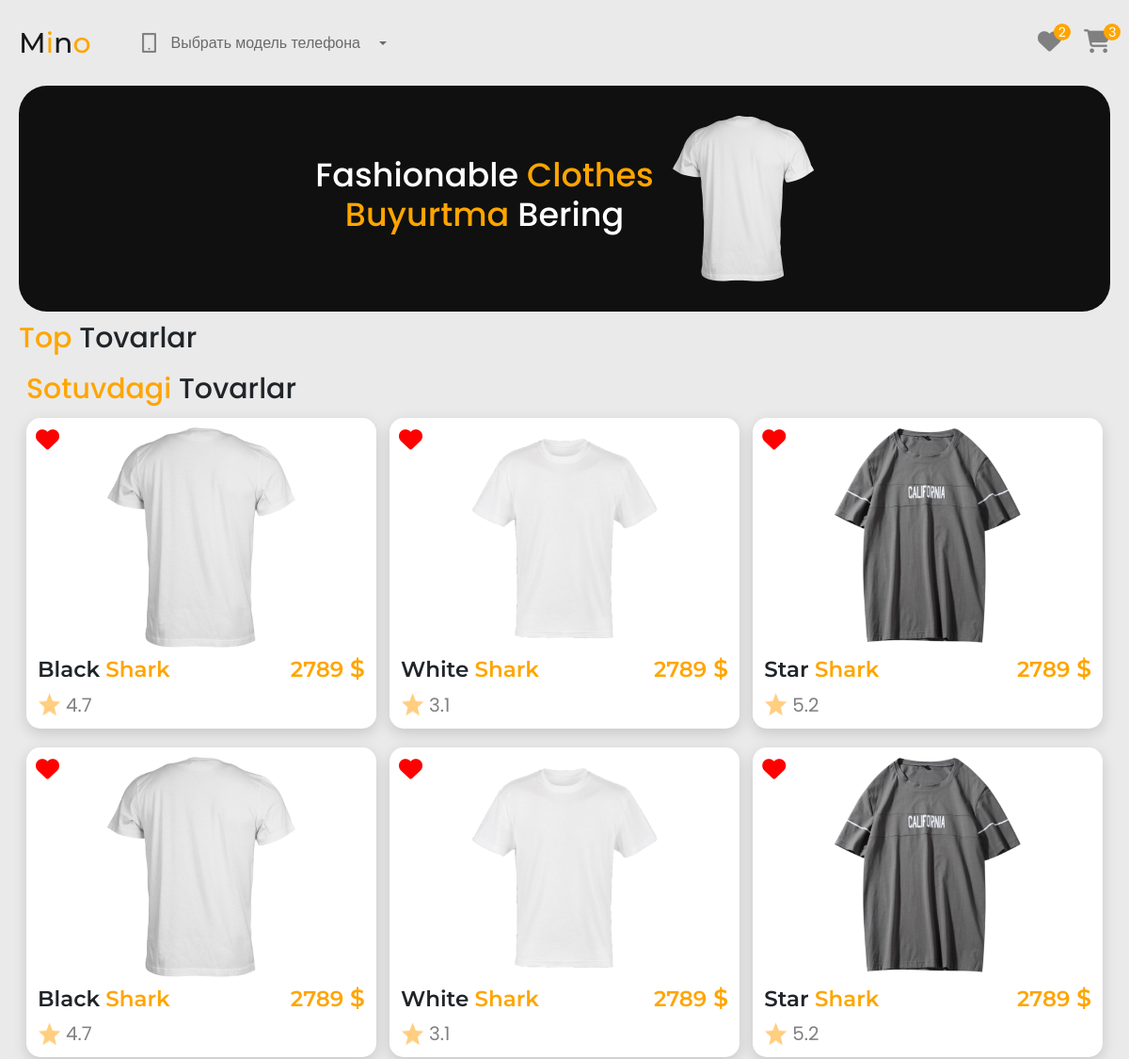
Before: / (upper part) with the older database file.
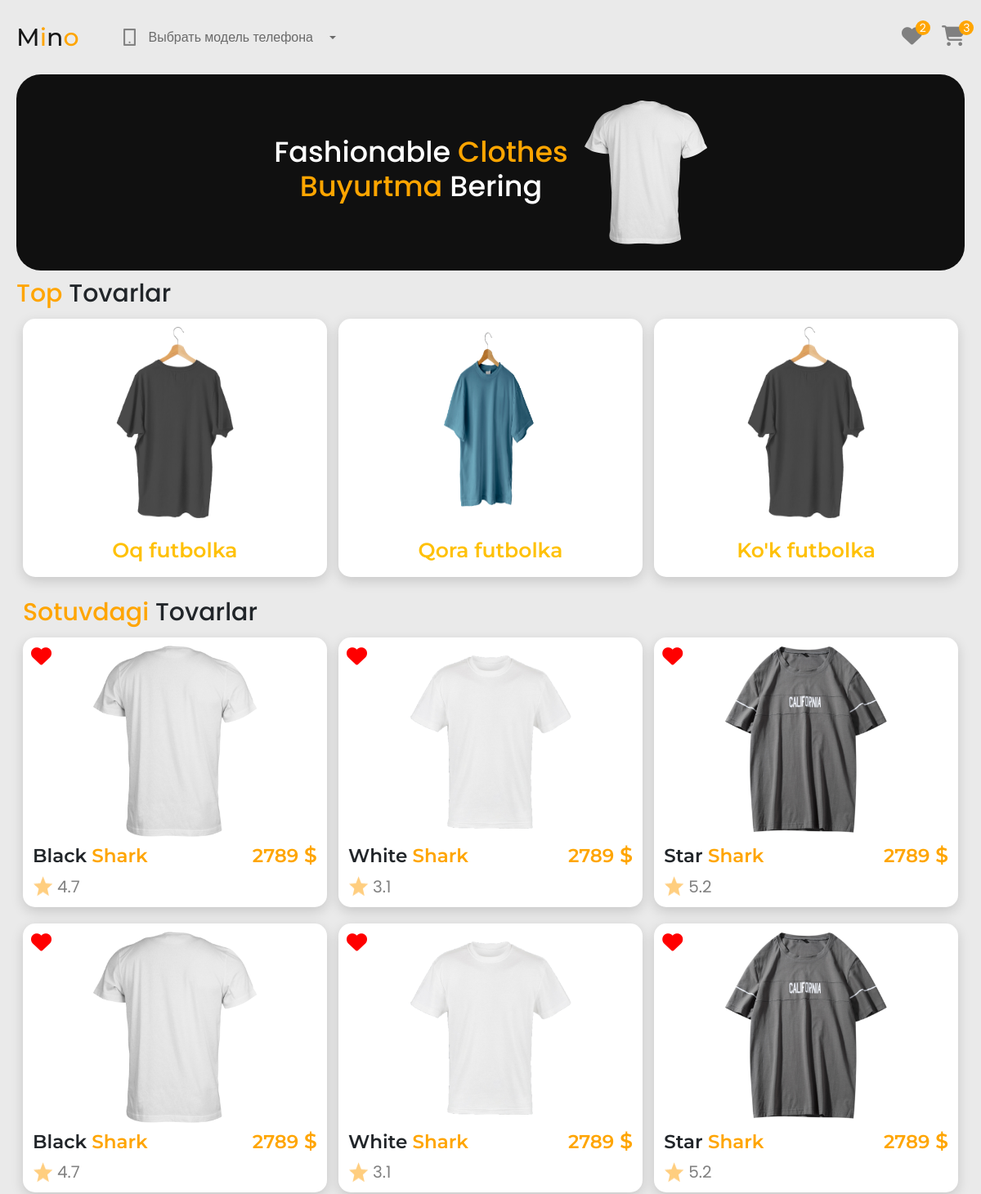
After: the same page with the newer database file.
### main/models.py (models this page shows, shortened)
class Product(models.Model):
    name = models.CharField(max_length=100)
    slug = models.SlugField(max_length=100, unique=True)
    category = models.ForeignKey(
        Category, on_delete=models.PROTECT, related_name='products')
    description = models.TextField()
    image1 = models.ImageField(upload_to='products/%Y/%m/%d')
    image2 = models.ImageField(upload_to='products/%Y/%m/%d', blank=True)
    image3 = models.ImageField(upload_to='products/%Y/%m/%d', blank=True)
    price = models.PositiveIntegerField(default=0)
    in_stock = models.BooleanField(default=True)
    count = models.PositiveIntegerField(default=1)
    def get_absolute_url(self):
        return reverse("main:detail", kwargs={"p_slug": self.slug})

### main/views.py (the view)
# urls.py: path("", views.homePageView, name='home'),
def homePageView(request):
    products = Product.objects.all()
    return render(request, "index.html", {"products": products})

### templates/index.html (shortened to what this page needs)
{% extends 'base.html' %}
{% load static %}
{% block content %}
<section>
    <div class="wrapper">
        <div class="banner_wr">
            <div class="goods">
                <h1 class="heading">Fashionable <span class="oranged">Clothes </span><br> <span class="oranged">Buyurtma</span> Bering</h1>
                <img class="widthed" src="image/115-1151600_all-blacks-mens-dan-carter-white-t-shirt.png" alt="clothes-image">
            </div>
        </div>
    </div>
</section>
<section>
    <div class="wrapper">
        <div class="card_wr_st">
            <h2 class="about-heading"> <span class="oranged">Top</span> Tovarlar</h2>
            <div class="row justify-content-between leasure-pad felx-wrap">
                {% for product in products|slice:'3' %}
                <div class="card-bx limited-width">
                    <a href="{{product.get_absolute_url}}">
                        <img class="card-widthed" src="{{product.image1.url}}" alt="T-shirt"></a>
                    <br>
                    <h1 class="cards-title">
                        <span class="oranged">
                           <a class='text-decoration-none text-warning' href="{{product.get_absolute_url}}">{{product.name}}</a>  </span>
                    </h1>
                </div>
                {% endfor %}
            </div>
            <h2 class="about-heading ms-2"> <span class="oranged">Sotuvdagi</span> Tovarlar</h2>
            <div class="row justify-content-between leasure-pad flex-wrap">
                <div class=" card-bx limited-width">
                    <a class="floated-left" href="#"><i class="fa-solid fa-heart"></i></a>
                    <a href="detail.html"><img class="card-widthed" src="image/115-1151600_all-blacks-mens-dan-carter-white-t-shirt.png" alt="T-shirt"></a>
                    <div class="d-flex align-items-center justify-content-between w-100">
                        <div>
                            <h3 class="title">Black <span class="oranged">Shark</span></h3>
                        </div>
                        <a class="oranged-price" href="#"><span class="sized">2789</span> $</a>
                    </div>
                    <a href="#" class="star"><img class="star-widthed" src="image/Vector (4).png" alt="star"> 4.7</a>
                </div>
                <div class=" card-bx limited-width">
                    <a class="floated-left" href="#"><i class="fa-solid fa-heart"></i></a>
                    <a href="detail.html"> <img class="card-widthed" src="image/891cdd_2bd0cbaf31b743cba9e51728d62a0a3f_mv2 copy.png" alt="T-shirt"></a>
                    <div class="d-flex align-items-center justify-content-between w-100">
                        <div>
                            <h3 class="title">White <span class="oranged">Shark</span></h3>
                        </div>
                        <a class="oranged-price" href="#"><span class="sized">2789</span> $</a>
                    </div>
                    <a href="#" class="star"><img class="star-widthed" src="image/Vector (4).png" alt="star"> 3.1</a>
                </div>
                <div class=" card-bx limited-width">
                    <a class="floated-left" href="#"><i class="fa-solid fa-heart"></i></a>
                    <a href="detail.html"><img class="card-widthed" src="image/—Pngtree—men's t-shirt_5613702 2.png" alt="T-shirt"></a>
                    <div class="d-flex align-items-center justify-content-between w-100">
                        <div>
                            <h3 class="title">Star <span class="oranged">Shark</span></h3>
                        </div>
                        <a class="oranged-price" href="#"><span class="sized">2789</span> $</a>
                    </div>
                    <a href="#" class="star"> <img class="star-widthed" src="image/Vector (4).png" alt="star"> 5.2</a>
                </div>
                <div class=" card-bx limited-width">
                    <a class="floated-left" href="#"><i class="fa-solid fa-heart"></i></a>
                    <a href="detail.html"><img class="card-widthed" src="image/115-1151600_all-blacks-mens-dan-carter-white-t-shirt.png" alt="T-shirt"></a>
                    <div class="d-flex align-items-center justify-content-between w-100 ">
                        <div>
                            <h3 class="title">Black <span class="oranged">Shark</span></h3>
                        </div>
                        <a class="oranged-price" href="#"><span class="sized">2789</span> $</a>
                    </div>
                    <a href="#" class="star"><img class="star-widthed" src="image/Vector (4).png" alt="star"> 4.7 </a>
                </div>
                <div class=" card-bx limited-width">
                    <a class="floated-left" href="#"><i class="fa-solid fa-heart"></i></a>
                    <a href="detail.html"><img class="card-widthed" src="image/891cdd_2bd0cbaf31b743cba9e51728d62a0a3f_mv2 copy.png" alt="T-shirt"></a>
                    <div class="d-flex align-items-center justify-content-between w-100">
                        <div>
                            <h3 class="title">White <span class="oranged">Shark</span></h3>
                        </div>
                        <a class="oranged-price" href="#"><span class="sized">2789</span> $</a>
                    </div>
                    <a href="#" class="star"><img class="star-widthed" src="image/Vector (4).png" alt="star"> 3.1 </a>
                </div>
                <div class=" card-bx limited-width">
                    <a class="floated-left" href="#"><i class="fa-solid fa-heart"></i></a>
                    <a href="detail.html"> <img class="card-widthed" src="image/—Pngtree—men's t-shirt_5613702 2.png" alt="T-shirt"></a>
                    <div class="d-flex align-items-center justify-content-between w-100">
                        <div>
                            <h3 class="title">Star <span class="oranged">Shark</span></h3>
                        </div>
                        <a class="oranged-price" href="#"><span class="sized">2789</span> $</a>
                    </div>
                    <a href="#" class="star"><img class="star-widthed" src="image/Vector (4).png" alt="star"> 5.2 </a>
                </div>
            </div>
        </div>
    </div>
</section>
{% endblock %}

### templates/base.html (shortened to what this page needs)
{% load static %}
<!doctype html>
<html lang="en">
<head>
    <link rel="stylesheet" href="{% static 'css/style.css' %}">
    <link href="https://cdn.jsdelivr.net/npm/bootstrap@5.2.0-beta1/dist/css/bootstrap.min.css" rel="stylesheet">
    <link rel="stylesheet" href="https://cdnjs.cloudflare.com/ajax/libs/font-awesome/6.1.1/css/all.min.css" />
</head>
<body>
    <header>
        <nav class="navbar navbar-expand-lg">
            <div class="container-fluid wrapper">
                <a class="navbar-brand" href="#">M<span class="oranged">i</span>n<span class="oranged">o</span></a>
                <div class="collapse navbar-collapse" id="navbarSupportedContent">
                    <ul class="navbar-nav me-auto mb-2 mb-lg-0">
                        <li class="nav-item dropdown">
                            <a class="nav-link dropdown-toggle d-flex align-items-center gap-3 lefted-block" href="#" id="navbarDropdown" role="button" data-bs-toggle="dropdown" aria-expanded="false">
                                <img src="image/Vector (1).png" alt="phones-image"> Выбрать модель телефона
                            </a>
                        </li>
                    </ul>
                    <div class="d-flex align-items-center gap-4 pointer ml-3 hidden-lg">
                        <a class="heart-img" href="favorites.html"><i class="fa-solid fa-heart"></i></a>
                        <a class="basket-img" href="emptybasket.html"><i class="fa-solid fa-cart-shopping"></i></a>
                    </div>
                </div>
            </div>
        </nav>
    </header>
    {% block content %}
    {% endblock %}
</body>
</html>

### staticfiles/css/style.css (style rules this page uses)
* { box-sizing: border-box; }
body { margin: 0 !important; padding: 0 !important; font-family: 'Poppins', sans-serif !important; background-color: #EAEAEA !important; }
h1,h2 { font-size: 30px !important; }
.wrapper { max-width: 1700px !important; margin-left: auto; margin-right: auto; padding: 10px 20px !important; padding-bottom: 0 !important; }
.oranged { color: orange; }
.heart-img { position:relative; }
.heart-img i { color: gray !important; }
.basket-img { position: relative; }
.basket-img i { color: gray !important; }
.heart-img::after { position: absolute; content: '2'; background-color: orange; color: white !important; border-radius: 50% !important; display: flex; align-items: center; justify-content: center; width: 18px; height: 18px; top: -20%; right: -40%; font-size: 14px; }
.basket-img::after { position: absolute; content: '3'; background-color: orange; color: white !important; border-radius: 50% !important; display: flex; align-items: center; justify-content: center; width: 18px; height: 18px; top: -20%; right: -40%; font-size: 14px; }
.lefted-block { margin-left: 30px !important; }
.banner_wr { background-color: #101010 !important; width: 100%; height: 240px; border-radius: 30px !important; display: flex; align-items: center; justify-content: center; }
.widthed { width: 150px !important; }
.goods { display: flex; align-items: center; justify-content: center; gap: 20px; }
.heading { color: white; font-size: 35px !important; text-align: center; }
.navbar-brand { font-size: 30px !important; font-family: 'Montserrat', sans-serif !important; font-weight: 500; }
.leasure-pad { padding: 5px 20px; }
.cards-title { font-size: 25px !important; font-family: 'Montserrat', sans-serif !important; font-weight: 600; }
.card-bx { background-color: #fff; box-shadow: rgba(0, 0, 0, 0.15) 0px 5px 15px 0px; width: 100%; height: auto; border-radius: 15px !important; margin-bottom: 20px; display: flex; align-items: center; justify-content: center; flex-direction: column; padding: 10px; position: relative; }
.floated-left { position: absolute; top: 10px; left: 10px; }
.limited-width { width: 32.5% !important; }
.fa-solid { color: red; font-size: 25px; }
.oranged-price { color: orange; font-size: 25px !important; font-weight: 600; text-decoration: none; font-family: 'Montserrat', sans-serif !important; }
.title { font-size: 23px; margin-top: 10px !important; font-family: 'Montserrat', sans-serif !important; font-weight: 600; }
.sized { font-size: 23px; }
.star { color:gray !important; font-size: 20px; display: flex; align-items: center !important; justify-content: flex-start; width: 100%; text-decoration: none; gap: 5px; }
.star-widthed { width: 25px; height: 25px; }
.card-widthed { width: 200px; height: 234px ; }

Changed rows visible on the page:
added Product: image1 (picture), name "Oq futbolka"
added Product: image1 (picture), name "Qora futbolka"
added Product: image1 (picture), name "Ko'k futbolka"
